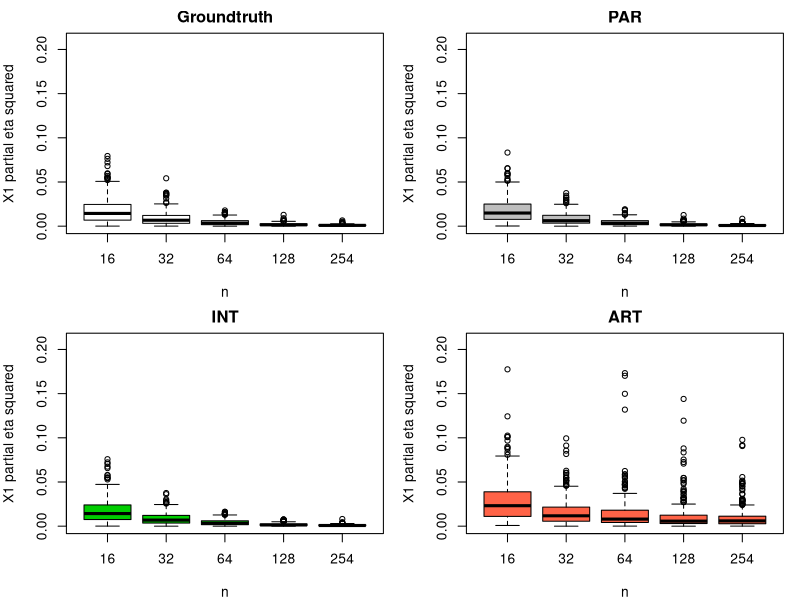

R code for this plot:
rm(list=ls())

data <- read.csv("log/effects-ordinal.csv", sep=",", header=TRUE, strip.white=TRUE)
data$n <- factor(data$n)

ylab = "X1 partial eta squared"
xlab = "n"

par(mfrow = c(2, 2), mar = c(4, 4, 2, 1))

df <- data[data$effectX1 == 0,]
min = 0
max = 0.21

plot(df$n, df$X1, ylim = c(min, max), ylab = ylab, xlab = xlab, main = "Groundtruth", col = "white")
plot(df$n, df$parX1, ylim = c(min, max), ylab = ylab, xlab = xlab, main = "PAR", col = "grey")
plot(df$n, df$intX1, ylim = c(min, max), ylab = ylab, xlab = xlab, main = "INT", col = "green3")
plot(df$n, df$artX1, ylim = c(min, max), ylab = ylab, xlab = xlab, main = "ART", col = "tomato1")
